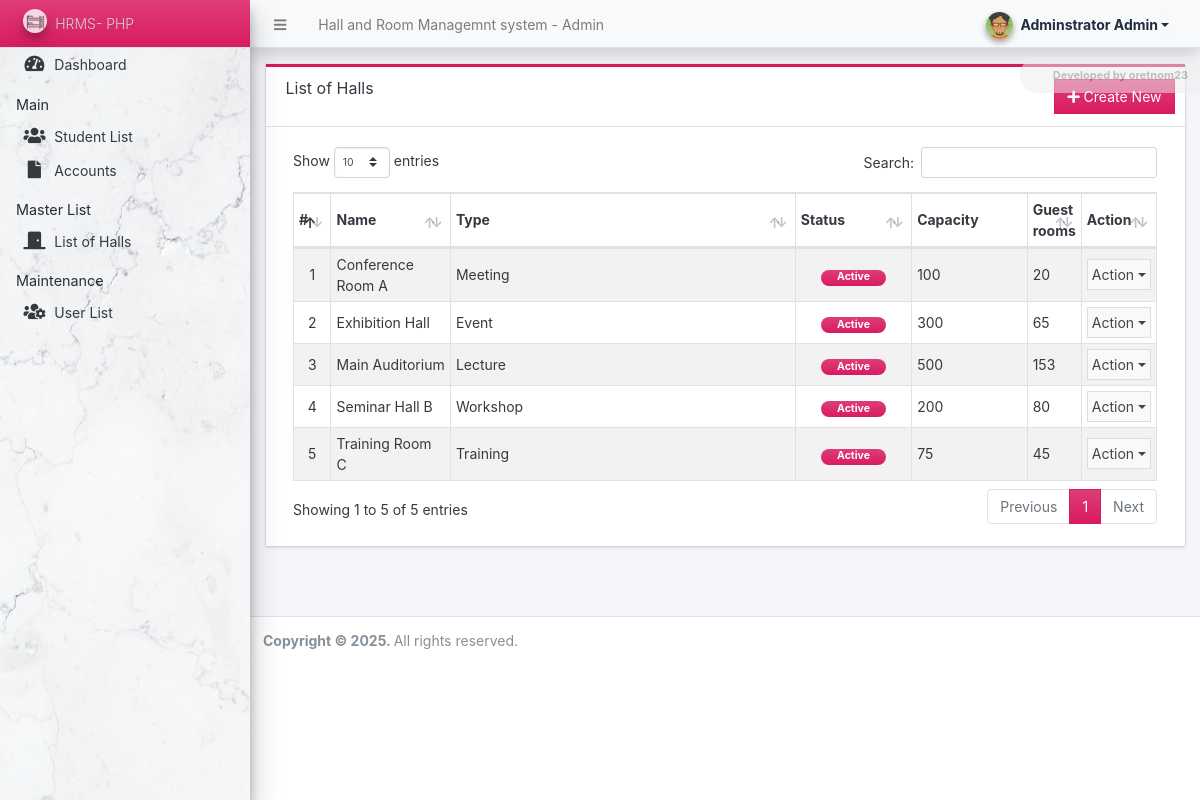
Screenshot of /admin/?page=halls (signed in) with the database file from the repository.
### tables this page shows
CREATE TABLE `halls` (
  `hall_id` int(11) NOT NULL,
  `hall_name` varchar(100) NOT NULL,
  `hall_type` varchar(50) DEFAULT NULL,
  `capacity` int(11) NOT NULL,
  `current_occupancy` int(11) DEFAULT 0,
  `delete_flag` tinyint(1) DEFAULT 0,
  `status` tinyint(1) NOT NULL DEFAULT 1
);

### config.php (called while the page is built, shortened)
<?php
require_once('classes/DBConnection.php');
require_once('classes/SystemSettings.php');
function validate_image($file){
	if(!empty($file)){
        $ex = explode("?",$file);
        $file = $ex[0];
        $ts = isset($ex[1]) ? "?".$ex[1] : '';
		if(is_file(base_app.$file)){
			return base_url.$file.$ts;
		}else{
			return base_url.'dist/img/no-image-available.png';
		}
	}else{
		return base_url.'dist/img/no-image-available.png';
	}
}
function isMobileDevice(){
    $aMobileUA = array(
        '/iphone/i' => 'iPhone',
        '/ipod/i' => 'iPod',
        '/ipad/i' => 'iPad',
        '/android/i' => 'Android',
        '/blackberry/i' => 'BlackBerry',
        '/webos/i' => 'Mobile'
    );
    return false;
}
?>

### classes/DBConnection.php (called while the page is built, shortened)
<?php
class DBConnection{
    private $host = DB_SERVER;
    private $username = DB_USERNAME;
    private $password = DB_PASSWORD;
    private $database = DB_NAME;
    public $conn;
    public function __construct(){
        if (!isset($this->conn)) {
            $this->conn = new mysqli($this->host, $this->username, $this->password, $this->database);
        }
    }
}
?>

### classes/SystemSettings.php (called while the page is built, shortened)
<?php
class SystemSettings extends DBConnection{
	function userdata($field = ''){
		if(!empty($field)){
			if(isset($_SESSION['userdata'][$field]))
				return $_SESSION['userdata'][$field];
			else
				return null;
		}else{
			return false;
		}
	}
	function info($field=''){
		if(!empty($field)){
			if(isset($_SESSION['system_info'][$field]))
				return $_SESSION['system_info'][$field];
			else
				return false;
		}else{
			return false;
		}
	}
}
$_settings = new SystemSettings();
?>

### admin/halls/index.php (the view, shortened to what this page needs)
<div class="card card-outline rounded-0 card-maroon">
	<div class="card-header">
		<h3 class="card-title">List of Halls</h3>
		<?php if($_settings->userdata('type') == 1): ?>
		<div class="card-tools">
			<a href="javascript:void(0)" id="create_new" class="btn btn-flat btn-primary"><span class="fas fa-plus"></span>  Create New</a>
		</div>
		<?php endif; ?>
	</div>
	<div class="card-body">
        <div class="container-fluid">
			<table class="table table-hover table-striped table-bordered" id="list">
				<colgroup>
					<col width="5%">
					<col width="15%">
					<col width="50%">
					<col width="15%">
					<col width="15%">
				</colgroup>
				<thead>
					<tr>
						<th>#</th>
						<th>Name</th>
						<th>Type</th>
						<th>Status</th>
						<th>Capacity</th>
						<th>Guest rooms</th>
						<th>Action</th>
					</tr>
				</thead>
				<tbody>
					<?php
					$i = 1;
						$qry = $conn->query("SELECT * from `halls` where delete_flag = 0 order by `hall_name` asc ");
						while($row = $qry->fetch_assoc()):
					?>
						<tr>
							<td class="text-center"><?php echo $i++; ?></td>
							<td><?php echo $row['hall_name'] ?></td>
							<td><?php echo $row['hall_type'] ?></td>
							<td class="text-center">
                                <?php if($row['status'] == 1): ?>
                                    <span class="badge badge-maroon bg-gradient-maroon px-3 rounded-pill">Active</span>
                                <?php else: ?>
                                    <span class="badge badge-light bg-gradient-light border text-dark px-3 rounded-pill">Inactive</span>
                                <?php endif; ?>
                            </td>
							<td><?php echo $row['capacity'] ?></td>
							<td><?php echo $row['current_occupancy'] ?></td>
							<td align="center">
								 <button type="button" class="btn btn-flat p-1 btn-default btn-sm dropdown-toggle dropdown-icon" data-toggle="dropdown">
				                  		Action
				                  </button>
							</td>
						</tr>
					<?php endwhile; ?>
				</tbody>
			</table>
		</div>
	</div>
</div>

### admin/index.php (shortened to what this page needs)
<?php require_once('../config.php'); ?>
 <!DOCTYPE html>
<html lang="en" class="" style="height: auto;">
<?php require_once('inc/header.php') ?>
  <body class="sidebar-mini layout-fixed control-sidebar-slide-open layout-navbar-fixed sidebar-mini-md sidebar-mini-xs text-sm" data-new-gr-c-s-check-loaded="14.991.0" data-gr-ext-installed="" style="height: auto;">
    <div class="wrapper">
     <?php require_once('inc/topBarNav.php') ?>
     <?php require_once('inc/navigation.php') ?>
     <?php $page = isset($_GET['page']) ? $_GET['page'] : 'home';  ?>
      <div class="content-wrapper  pt-3" style="min-height: 567.854px;">
        <section class="content  text-dark">
          <div class="container-fluid">
            <?php
              if(!file_exists($page.".php") && !is_dir($page)){
                  include '404.html';
              }else{
                if(is_dir($page))
                  include $page.'/index.php';
                else
                  include $page.'.php';
              }
            ?>
          </div>
        </section>
      </div>
      <?php require_once('inc/footer.php') ?>
  </body>
</html>

### admin/inc/header.php (shortened to what this page needs)
<head>
    <link rel="stylesheet" href="<?php echo base_url ?>plugins/fontawesome-free/css/all.min.css">
    <link rel="stylesheet" href="<?php echo base_url ?>plugins/tempusdominus-bootstrap-4/css/tempusdominus-bootstrap-4.min.css">
  <link rel="stylesheet" href="<?php echo base_url ?>plugins/datatables-bs4/css/dataTables.bootstrap4.min.css">
  <link rel="stylesheet" href="<?php echo base_url ?>plugins/datatables-responsive/css/responsive.bootstrap4.min.css">
  <link rel="stylesheet" href="<?php echo base_url ?>plugins/datatables-buttons/css/buttons.bootstrap4.min.css">
  <link rel="stylesheet" href="<?php echo base_url ?>plugins/select2/css/select2.min.css">
  <link rel="stylesheet" href="<?php echo base_url ?>plugins/select2-bootstrap4-theme/select2-bootstrap4.min.css">
    <link rel="stylesheet" href="<?php echo base_url ?>plugins/icheck-bootstrap/icheck-bootstrap.min.css">
    <link rel="stylesheet" href="<?php echo base_url ?>plugins/jqvmap/jqvmap.min.css">
    <link rel="stylesheet" href="<?php echo base_url ?>dist/css/adminlte.css">
    <link rel="stylesheet" href="<?php echo base_url ?>dist/css/custom.css">
    <link rel="stylesheet" href="<?php echo base_url ?>plugins/overlayScrollbars/css/OverlayScrollbars.min.css">
    <link rel="stylesheet" href="<?php echo base_url ?>plugins/daterangepicker/daterangepicker.css">
    <link rel="stylesheet" href="<?php echo base_url ?>plugins/summernote/summernote-bs4.min.css">
  <link rel="stylesheet" href="<?php echo base_url ?>plugins/sweetalert2-theme-bootstrap-4/bootstrap-4.min.css">
  </head>

### admin/inc/topBarNav.php (shortened to what this page needs)
<nav class="main-header navbar navbar-expand navbar-light shadow text-sm">
  <ul class="navbar-nav">
    <li class="nav-item">
    <a class="nav-link" data-widget="pushmenu" href="#" role="button"><i class="fas fa-bars"></i></a>
    </li>
    <li class="nav-item d-none d-sm-inline-block">
      <a href="<?php echo base_url ?>" class="nav-link"><?php echo (!isMobileDevice()) ? $_settings->info('name'):$_settings->info('short_name'); ?> - Admin</a>
    </li>
  </ul>
  <ul class="navbar-nav ml-auto">
    <li class="nav-item">
      <div class="btn-group nav-link">
            <button type="button" class="btn btn-rounded badge badge-light dropdown-toggle dropdown-icon" data-toggle="dropdown">
              <span><img src="<?php echo validate_image($_settings->userdata('avatar')) ?>" class="img-circle elevation-2 user-img" alt="User Image"></span>
              <span class="ml-3"><?php echo ucwords($_settings->userdata('firstname').' '.$_settings->userdata('lastname')) ?></span>
            </button>
        </div>
    </li>
  </ul>
</nav>

### admin/inc/navigation.php (shortened to what this page needs)
<aside class="main-sidebar sidebar-light-maroon elevation-4 sidebar-no-expand">
  <a href="<?php echo base_url ?>admin" class="brand-link bg-gradient-maroon text-sm text-light">
  <img src="<?php echo validate_image($_settings->info('logo'))?>" alt="Store Logo" class="brand-image img-circle elevation-3" style="opacity: .8;width: 1.5rem;height: 1.5rem;max-height: unset">
  <span class="brand-text font-weight-light"><?php echo $_settings->info('short_name') ?></span>
  </a>
  <div class="sidebar os-host os-theme-light os-host-overflow os-host-overflow-y os-host-resize-disabled os-host-transition os-host-scrollbar-horizontal-hidden">
    <div class="os-content-glue" style="margin: 0px -8px; width: 249px; height: 646px;"></div>
    <div class="os-padding">
      <div class="os-viewport os-viewport-native-scrollbars-invisible" style="overflow-y: scroll;">
        <div class="os-content" style="padding: 0px 8px; height: 100%; width: 100%;">
          <nav class="mt-1">
             <ul class="nav nav-pills nav-sidebar flex-column text-sm nav-compact nav-flat nav-child-indent nav-collapse-hide-child" data-widget="treeview" role="menu" data-accordion="false">
              <li class="nav-item dropdown">
                <a href="./" class="nav-link nav-home">
                  <i class="nav-icon fas fa-tachometer-alt"></i>
                  <p>
                    Dashboard
                  </p>
                </a>
              </li>
              <li class="nav-header">Main</li>
              <li class="nav-item dropdown">
                <a href="<?php echo base_url ?>admin/?page=students" class="nav-link nav-students">
                  <i class="nav-icon fas fa-users"></i>
                  <p>
                    Student List
                  </p>
                </a>
              </li>
              <li class="nav-item dropdown">
                <a href="<?php echo base_url ?>admin/?page=accounts" class="nav-link nav-accounts">
                  <i class="nav-icon fas fa-file"></i>
                  <p>
                    Accounts
                  </p>
                </a>
              </li>
              <li class="nav-header">Master List</li>
              <li class="nav-item dropdown">
                <a href="<?php echo base_url ?>admin/?page=halls" class="nav-link nav-rooms">
                  <i class="nav-icon fas fa-door-closed"></i>
                  <p>
                    List of Halls
                  </p>
                </a>
              </li>
              <?php if($_settings->userdata('type') == 1): ?>
              <li class="nav-header">Maintenance</li>
              <li class="nav-item dropdown">
                <a href="<?php echo base_url ?>admin/?page=user/list" class="nav-link nav-user_list">
                  <i class="nav-icon fas fa-users-cog"></i>
                  <p>
                    User List
                  </p>
                </a>
              </li>
              <?php endif; ?>
            </ul>
          </nav>
        </div>
      </div>
    </div>
  </div>
</aside>

### admin/inc/footer.php (shortened to what this page needs)
<footer class="main-footer text-sm">
        <strong>Copyright © <?php echo date('Y') ?>.
        </strong>
        All rights reserved.
      </footer>
    </div>

### admin/inc/topBarNav.php (style rules this page uses)
.user-img { position: absolute; height: 27px; width: 27px; object-fit: cover; left: -7%; top: -12%; }
.btn-rounded { border-radius: 50px; }

### rows the page displays
halls: hall_name "Conference Room A", hall_type "Meeting", status "Active", capacity "100", current_occupancy "20"
halls: hall_name "Exhibition Hall", hall_type "Event", status "Active", capacity "300", current_occupancy "65"
halls: hall_name "Main Auditorium", hall_type "Lecture", status "Active", capacity "500", current_occupancy "153"
halls: hall_name "Seminar Hall B", hall_type "Workshop", status "Active", capacity "200", current_occupancy "80"
halls: hall_name "Training Room C", hall_type "Training", status "Active", capacity "75", current_occupancy "45"

### other values shown
$_settings->info('name') "Hall and Room Managemnt system"
$_settings->userdata('firstname').' '.$_settings->userdata('lastname') "Adminstrator Admin"
$_settings->info('short_name') "HRMS- PHP"
